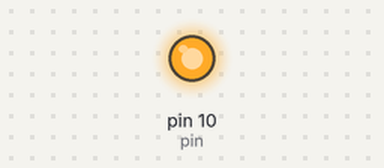
Bench run of a sketch on a simulated Arduino Uno, built with avr-gcc and run on an emulated ATmega328P. On the bench: output pins drawn as LEDs (lit = HIGH). What the sketch prints to the serial monitor is not drawn.

Above: at 0.1 s.
Timing chart, 0 to 1.6 s (numbered marks = the images above):
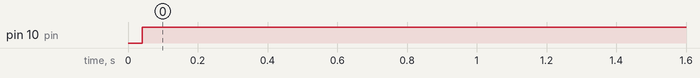

Measured:
- by itself, pin 10 (pin): LOW → HIGH at 0.04 s

The sketch:

Client.ino
```cpp
#define baud 9600
#define pin 10
#define character 'B'

bool message[8] = {0, 0, 0, 0, 0, 0, 0, 0}; //01000010
bool parity = false;
int timeskip = 1000000/baud;

void sendBit(bool Bit) {
  digitalWrite(pin, Bit);
  delayMicroseconds(timeskip);
}

void assembleMessage() {
  int characterInt = int(character);
  for (int i=0; i<=7; i++) {
    message[i] = bitRead(characterInt, i);
    if (message[i]) {
      parity = !parity;
    }
  }
}

void sendMessage() {
  sendBit(LOW); //start bit
  for (int i=0; i<=7; i++) {
    sendBit(message[i]);
  }
  sendBit(parity);
  sendBit(HIGH); //stop bit
}

void setup() {
  assembleMessage();
  Serial.begin(baud);
  pinMode(pin, OUTPUT);
  sendMessage();
  Serial.println("\nMensagem enviada");
}

void loop() {
}
```
